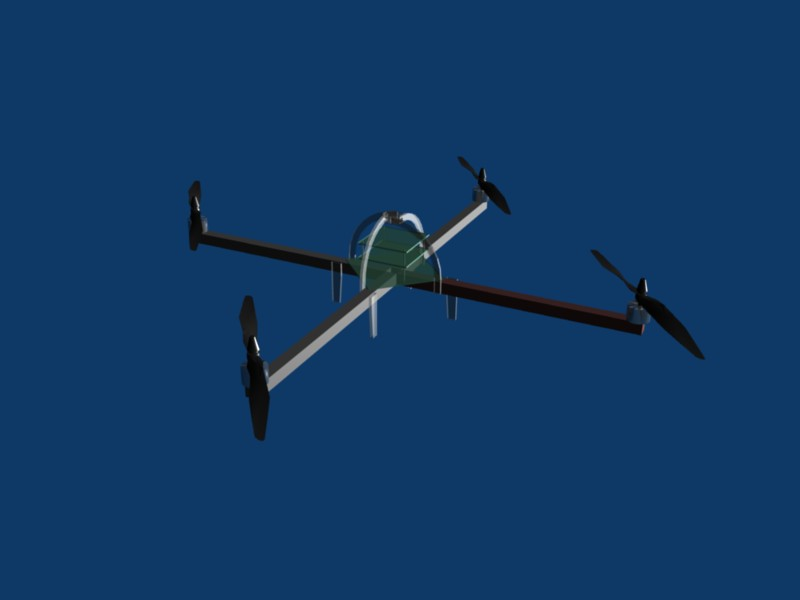
#> input picture tst/arducopter.jpg, 800 x 600 px
$ python -i pc_detect_r02.py   (imports and definitions only)
#> lines starting #> are read from the running program, lines starting #| are printed output that depends on the picture; after the words box and inside, x2 and y2 are one past the last pixel; in counts of white or black regions, pixels touching at a corner belong together
#> further down, picture is the input picture: shape (600, 800, 3); mean B, G, R 99.7, 56.7, 15.4
#!/usr/bin/env python
# -*- coding: utf-8 -*-
"""
pc_detect

This program is distributed in the hope that it will be useful, but WITHOUT ANY WARRANTY;
without even the implied warranty of MERCHANTABILITY or FITNESS FOR A PARTICULAR PURPOSE.

revision 0.1  2017/apr  mlabru
initial release (Linux/Python)
"""
__version__ = "$revision: 0.1$"
__author__ = "mlabru, sophosoft"
__date__ = "2017/04"

# < imports >--------------------------------------------------------------------------------------

# python library
import logging
import os

# numPy
import numpy as np

# openCV
import cv2

# < module data >----------------------------------------------------------------------------------

# logger
M_LOG = logging.getLogger(__name__)
# [1 line not run here, left out]

M_RED_1 = 0
M_RED_2 = 170
M_GREEN = 65

# color range
M_LOWER_RED_1 = np.array([M_RED_1, 100, 100])
M_UPPER_RED_1 = np.array([M_RED_1 + 10, 255, 255])

M_LOWER_RED_2 = np.array([M_RED_2 - 10, 100, 100])
M_UPPER_RED_2 = np.array([M_RED_2 + 10, 255, 255])

M_LOWER_GREEN = np.array([M_GREEN - 25, 50, 50])
M_UPPER_GREEN = np.array([M_GREEN + 25, 255, 255])

# font
M_FONT = cv2.FONT_HERSHEY_SIMPLEX

# -------------------------------------------------------------------------------------------------
def __search(f_img, ft_size, f_img_mask, f_circles, ff_threshold, fs_label):
    """
    procura pelas luzes em uma imagem

    @param f_img: imagem original
    @param ft_size: tamanho da imagem
    @param f_img_mask: máscara de cores
    @param f_circles: círculos encontrados
    @param ff_threshold: threshold
    @param fs_label: label
    """
    r = 5
    bound = 4. / 10

    # evenly round to 0 decimals
    f_circles = np.uint16(np.around(f_circles))
    #M_LOG.debug("f_circles: {}".format(f_circles))
    #M_LOG.debug("detected {} circles.".format(len(f_circles)))

    # for all detected circles...
    for l_circle in f_circles:
        #M_LOG.debug("x: {} / y: {}".format(l_circle[0], l_circle[1]))

        #M_LOG.debug("ft_size[0]:", ft_size[0]
        #M_LOG.debug("ft_size[1]:", ft_size[1]

        # check if circle is outside image bounds
        #if (l_circle[0] > ft_size[1]) or (l_circle[1] > ft_size[0]) or (l_circle[1] > ft_size[0] * bound):
            #continue

        h, s, rr = 0., 0., int(l_circle[2])
        # M_LOG.debug("h: {} s: {} r: {} (1):".format(h, s, rr))
        for m in range(-rr, rr):
            #M_LOG.debug("m:", m
            for n in range(-rr, rr):
                #M_LOG.debug("n:", n
                # check if circle is outside bounds
                if (l_circle[1] + m) >= ft_size[0] or (l_circle[0] + n) >= ft_size[1]:
                    continue

                # acumula contador (0 ou 255)
                # h += f_img_mask[l_circle[1] + m, l_circle[0] + n]
                h += 1 if f_img_mask[l_circle[1] + m, l_circle[0] + n] > 0 else 0
                # incrementa contador de área
                s += 1

        #M_LOG.debug("h: {} s: {} r: {} (2):".format(h, s, rr))
        cv2.circle(f_img_mask, (l_circle[0], l_circle[1]), l_circle[2] + 4, (255, 255, 255), 2)
        # [7 lines of commented-out code are left out]
        if (s > 0) and ((h / s) >= ff_threshold):
            # destaca o ponto na máscara
            # cv2.circle(f_img_mask, (l_circle[0], l_circle[1]), l_circle[2] + 30, (255, 255, 255), 2)
            # destaca o ponto na imagem original
            cv2.circle(f_img, (l_circle[0], l_circle[1]), l_circle[2] + 10, (0, 255, 0), 2)
            # coloca um label
            cv2.putText(f_img, fs_label, (l_circle[0], l_circle[1]), M_FONT, 1, (255, 0, 0), 2)

    # retorna a imagem e a máscara
    return f_img, f_img_mask

# -------------------------------------------------------------------------------------------------
def detect(fimg_ptr):
    """
    faz detecção das luzes brancas e vermelhas na imagem

    @param fimg_ptr: image
    """
    # obtém o tamanho da imagem
    lt_size = fimg_ptr.shape
#> lt_size = (600, 800, 3)

    # salva imagem original
    limg_ptr = fimg_ptr.copy()

    # reduce the noise so we avoid false circle detection
    # limg_hsv = cv2.GaussianBlur(fimg_ptr, (9, 9), 2, 2)  # era (5, 5), 2
    # converte a imagem para HSV
    limg_hsv = cv2.cvtColor(fimg_ptr, cv2.COLOR_BGR2HSV)
#> limg_hsv: shape (600, 800, 3); mean H, S, V 104.1, 213.9, 99.8

    # filtra a imagem, criando máscaras de cores
    limg_mask_1 = cv2.inRange(limg_hsv, M_LOWER_RED_1, M_UPPER_RED_1)
#> limg_mask_1: shape (600, 800); every value is 0
    limg_mask_2 = cv2.inRange(limg_hsv, M_LOWER_RED_2, M_UPPER_RED_2)
    limg_mask_r = cv2.add(limg_mask_1, limg_mask_2)
    limg_mask_g = cv2.inRange(limg_hsv, M_LOWER_GREEN, M_UPPER_GREEN)
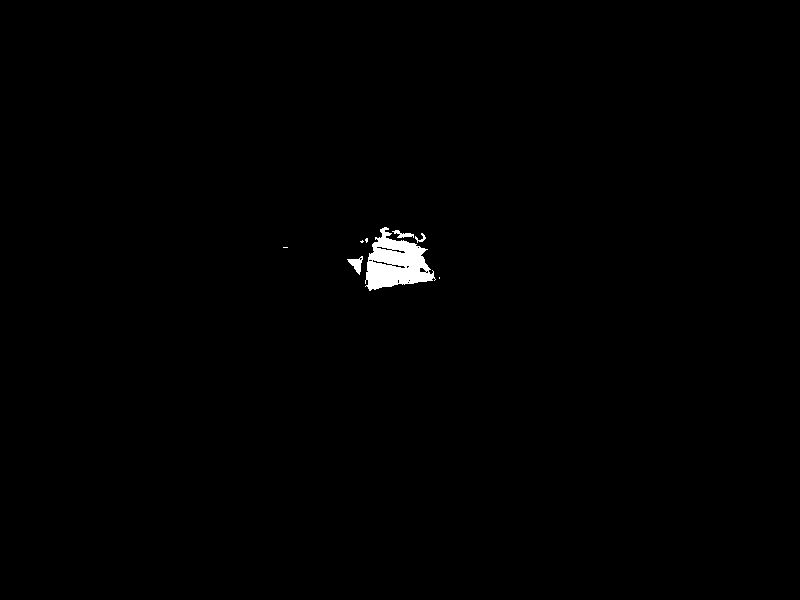
#> limg_mask_g: shape (600, 800); 0.59% white; 8 white regions (4 under 20 px), largest, box (x1, y1, x2, y2) and area: (365, 227, 436, 291) 2559, (347, 256, 363, 275) 136, (392, 230, 414, 238) 83, (415, 233, 426, 243) 41

    # hough circle detect  era (80, 50, 10)
    r_circles = cv2.HoughCircles(limg_mask_r, cv2.HOUGH_GRADIENT, 1, 60, param1=50, param2=5,  minRadius=0, maxRadius=10)
#> r_circles = None
    g_circles = cv2.HoughCircles(limg_mask_g, cv2.HOUGH_GRADIENT, 1, 60, param1=50, param2=10, minRadius=0, maxRadius=30)
#> g_circles = [[398.5, 257.5, 27.1]]

    # achou círculos vermelhos ?
    if r_circles is not None:
        l_bitmap, limg_mask_r = __search(limg_ptr, lt_size, limg_mask_r, r_circles[0, :], 0.3, "VRM")

    # achou círculos brancos ?
    if g_circles is not None:
        l_bitmap, limg_mask_g = __search(limg_ptr, lt_size, limg_mask_g, g_circles[0, :], 0.3, "BRA")
#> in __search, `f_circles = np.uint16(np.around(f_circles))`: f_circles = [[398, 258, 27]]
#> the loop in __search, `for l_circle in f_circles: #M_LOG.debug("x: {} / y: {}".format(l_circl..` made 1 pass
#> (l_circle, rr) on pass 1: ([398, 258, 27], 27)
#> after the loop in __search, `for l_circle in f_circles:`:
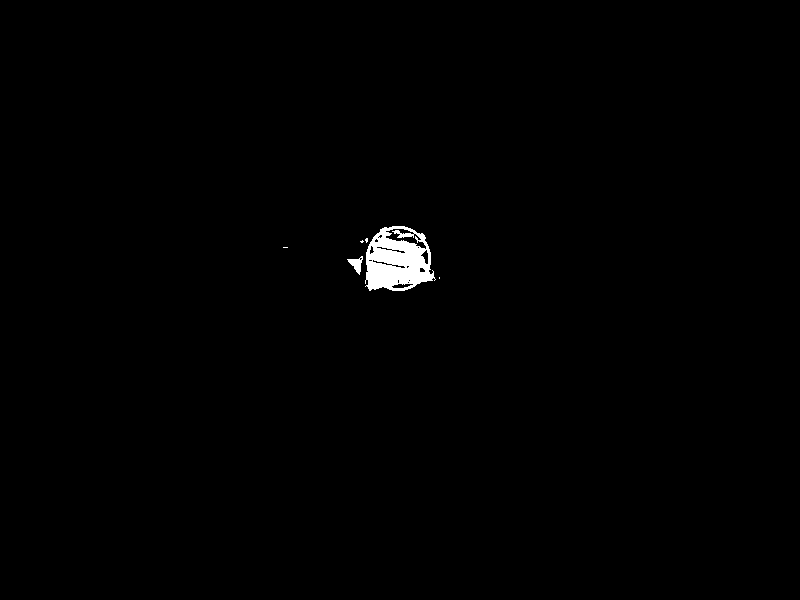
#> f_img_mask: shape (600, 800); 0.68% white; 6 white regions (4 under 20 px), largest, box (x1, y1, x2, y2) and area: (365, 226, 436, 291) 3085, (347, 256, 363, 275) 136

    # exibe imagem resultado
    return l_bitmap

# <the end>----------------------------------------------------------------------------------------

>>> import cv2
>>> picture = cv2.imread('../tst/arducopter.jpg')
>>> result = detect(picture)
